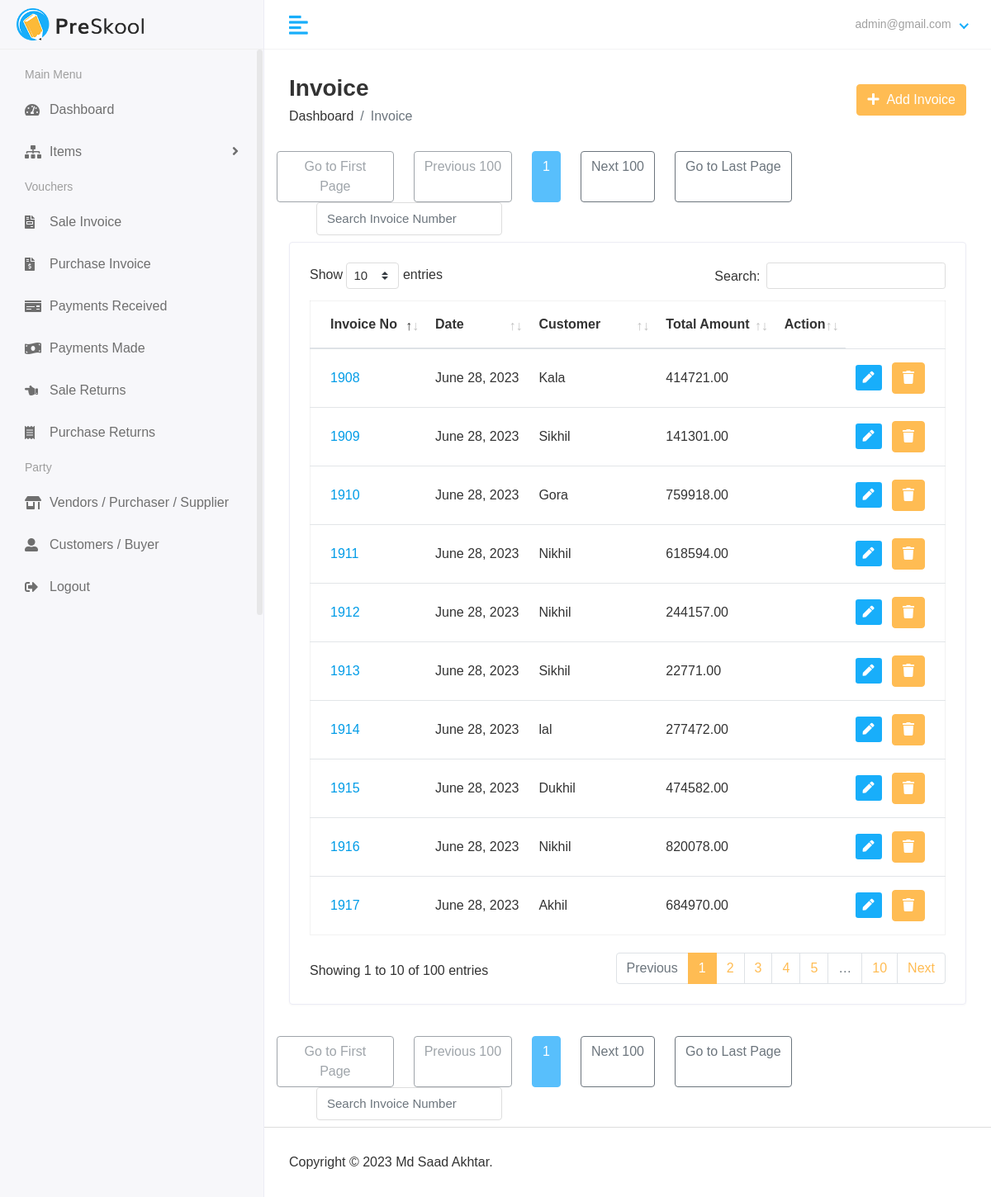
Page /finance/view_invoices/ (signed in) on the committed database.
### accounts/models.py (models this page shows)
class CustomUser(AbstractUser):
    def __str__(self):
        return self.email

### finance/models.py (models this page shows, shortened)
class Invoice(models.Model):
    invoice_no = models.CharField(_("invoice_no"), max_length=50)
    customer = models.ForeignKey(Customer,on_delete=models.CASCADE, null=True)
    date = models.DateField(_("date"), auto_now=False, auto_now_add=False)
    total_taxable_amount = models.DecimalField(max_digits=10, decimal_places=2,default=0)
    total_state_tax_amount = models.DecimalField(max_digits=10, decimal_places=2,default=0)
    total_central_tax_amount = models.DecimalField(max_digits=10, decimal_places=2,default=0)
    total_integrated_tax_amount = models.DecimalField(max_digits=10, decimal_places=2,default=0)
    total_amount = models.DecimalField(max_digits=10, decimal_places=2,default=0)
    extra_details = models.JSONField(null=True)
    shipping_details = models.ForeignKey(ShippingDetail,on_delete=models.CASCADE,null=True)
    valid = models.BooleanField(default=False)
    created_at = models.DateTimeField(auto_now_add=True,null = True)
    updated_at = models.DateTimeField(auto_now_add=True,null = True)
    changed_by_user = models.ForeignKey(CustomUser,null=True,on_delete=models.PROTECT)

class Customer(models.Model):
    name = models.CharField(_("name"), max_length=50)
    email = models.EmailField(_("email"), max_length=254,null=True)
    phone = models.CharField(_("phone"), max_length=50, null=True)
    address = models.TextField()
    state = models.IntegerField(choices=STATES,default=1)
    gstin = models.CharField(_("gstin"), max_length=15,null=True)
    pancard = models.CharField(_("pancard"), max_length=15,null=True)
    save_last_rate = models.IntegerField(choices=YES_NO,default=2)
    current_balance = models.DecimalField(max_digits=10, decimal_places=2,default=decimal.Decimal(0))
    created_at = models.DateTimeField(auto_now_add=True,null = True)
    updated_at = models.DateTimeField(auto_now_add=True,null = True)
    changed_by_user = models.ForeignKey(CustomUser,on_delete=models.PROTECT,null=True)
    def __str__(self):
        return self.name

### finance/views.py (the view)
# urls.py: path('view_invoices/',views.view_invoices,name="view_invoices"),
@login_required(login_url="account_login")
def view_invoices(request):
    if not request.user.has_perm('finance.view_invoice'):
        return HttpResponse("Permission Error. Sorry You are not authorised to visit this page")
    invoices = Invoice.objects.filter(valid=True).order_by('-id')
    pagination_applied = True
    if(invoices.count() < 1000):
        invoices_paged = invoices
        pagination_applied = False
    else:
        paginator = Paginator(invoices, 100)  # Show 100 invoices per page
        page_number = request.GET.get('page')
        invoices_paged = paginator.get_page(page_number)
    return render(request,"hod/view_invoice.html",{
        "invoices":invoices_paged,
        "pagination_applied":pagination_applied
    })

### finance/templates/hod/view_invoice.html (shortened to what this page needs)
{% extends 'base.html' %}
{% block content %}
<div class="main-wrapper">
  <div class="page-wrapper">
    <div class="content container-fluid">
      <div class="page-header">
        <div class="row align-items-center">
          <div class="col">
            <h3 class="page-title">Invoice</h3>
            <ul class="breadcrumb">
              <li class="breadcrumb-item">
                <a href="{% url 'finance_dashboard' %}">Dashboard</a>
              </li>
              <li class="breadcrumb-item active">Invoice</li>
            </ul>
          </div>
          <div class="col-auto text-right float-right ml-auto">
            <a href="{% url 'add_invoices' %}" class="btn btn-primary"
              ><i class="fas fa-plus"></i> &nbsp;Add Invoice
            </a>
          </div>
        </div>
      </div>
      {% if pagination_applied %}
      <div class="row pagination my-2">
          {% if invoices.number == 1 %}
            <a class="btn btn-outline-secondary disabled col-sm-2" href="?page=1">Go to First Page</a>
          {% else %}
            <a class="btn btn-outline-secondary col-sm-2" href="?page=1">Go to First Page</a>
          {% endif %}
          {% if invoices.has_previous %}
            <a class="btn btn-outline-secondary mx-4" href="?page={{ invoices.previous_page_number }}">Previous 100</a>
          {% else %}
            <a class="btn btn-outline-secondary mx-4 disabled" href="#">Previous 100</a>
          {% endif %}
          <span  class="current-page btn-info btn disabled ">{{ invoices.number }}</span>
          {% if invoices.has_next %}
              <a class="btn btn-outline-secondary mx-4" href="?page={{ invoices.next_page_number }}">Next 100</a>
            {% else %}
              <a class="btn btn-outline-secondary disabled mx-4" href="">Next 100</a>
          {% endif %}
          {% if invoices.number == invoices.paginator.num_pages %}
          <a class="btn btn-outline-secondary disabled col-sm-2" href="?page={{ invoices.paginator.num_pages }}">Go to Last Page</a>
          {% else %}
          <a class="btn btn-outline-secondary col-sm-2" href="?page={{ invoices.paginator.num_pages }}">Go to Last Page</a>
          {% endif %}
          <form action="" method="get" class="mx-5 ">
            <input type="text"
            class="form-control" style="display:inline;" name="" id="" placeholder="Search Invoice Number">
          </form>
          {% endif %}
      </div>
      <div class="row">
        <div class="col-sm-12">
          <div class="card card-table">
            <div class="card-body">
              <div class="table-responsive">
                <table id="table_id" class="table table-hover table-center mb-0">
                    <thead>
                      <tr>
                        <th>Invoice No</th>
                        <th>Date</th>
                        <th>Customer</th>
                        <th>Total Amount</th>
                        <th class="text-right">Action</th>
                      </tr>
                    </thead>
                    <tbody>
                      {% for i in invoices %}
                      <tr>
                          <td><a href="{% url 'edit_invoice' i.id %}">{{i.invoice_no}}</a></td>
                        <td>{{i.date}}</td>
                        <td>{{i.customer}}
                        </td>
                        <td colspan=2>{{i.total_amount}}</td>
                        <td class="text-right">
                          <div class="actions">
                            <a
                              href="{% url 'edit_invoice' i.id %}"
                              class="btn btn-sm bg-success-light mr-2"
                            >
                              <i class="fas fa-pen"></i>
                            </a>
                            <button type="button" class="btn btn-primary" data-toggle="modal" data-target="#modal-{{i.id}}">
                              <i class="fa fa-trash" aria-hidden="true"></i>
                            </button>
                          </div>
                        </td>
                      </tr>
                      {% endfor %}
                    </tbody>
                  </table>
              </div>
            </div>
          </div>
        </div>
      </div>
      {% if pagination_applied %}
      <div class="row my-2">
        {% if invoices.number == 1 %}
          <a class="btn btn-outline-secondary disabled col-sm-2" href="?page=1">Go to First Page</a>
        {% else %}
          <a class="btn btn-outline-secondary col-sm-2" href="?page=1">Go to First Page</a>
        {% endif %}
        {% if invoices.has_previous %}
          <a class="btn btn-outline-secondary mx-4" href="?page={{ invoices.previous_page_number }}">Previous 100</a>
        {% else %}
          <a class="btn btn-outline-secondary mx-4 disabled" href="#">Previous 100</a>
        {% endif %}
        <span  class="current-page btn-info btn disabled ">{{ invoices.number }}</span>
        {% if invoices.has_next %}
            <a class="btn btn-outline-secondary mx-4" href="?page={{ invoices.next_page_number }}">Next 100</a>
          {% else %}
            <a class="btn btn-outline-secondary disabled mx-4" href="">Next 100</a>
        {% endif %}
        {% if invoices.number == invoices.paginator.num_pages %}
        <a class="btn btn-outline-secondary disabled col-sm-2" href="?page={{ invoices.paginator.num_pages }}">Go to Last Page</a>
      {% else %}
      <a class="btn btn-outline-secondary col-sm-2" href="?page={{ invoices.paginator.num_pages }}">Go to Last Page</a>
        {% endif %}
      <div class="col-sm-1"></div>
        <form action="" method="get" class="mx-5 ">
            <input type="text"
            class="form-control" style="display:inline;" name="" id="" placeholder="Search Invoice Number">
        </form>
      </div>
      {% endif %}
    </div>
{% endblock content %}

### finance/templates/includes/header.html (shortened to what this page needs)
{% load static %}
<div class="header">
    <div class="header-left">
       <a href="index.html" class="logo">
       <img src="{% static 'assets/img/logo.png' %}" alt="Logo">
       </a>
    </div>
    <a href="javascript:void(0);" id="toggle_btn">
    <i class="fas fa-align-left"></i>
    </a>
    <ul class="nav user-menu">
       <li class="nav-item dropdown has-arrow">
          <a href="#" class="dropdown-toggle nav-link" data-toggle="dropdown">
          <span class="user-img">
            {% if request.user.first_name %}
               {{request.user.first_name}} {{request.user.last_name}}
            {% else %}
               {{request.user}}
            {% endif %}
         </span>
          </a>
       </li>
    </ul>
 </div>

### static/assets/css/style.css (style rules this page uses)
html { height: 100%; }
body { background-color: #fff; color: #333; font-family: 'Poppins', sans-serif; font-size: 1rem; height: 100%; line-height: 1.5; overflow-x: hidden; }
h1, h2, h3, h4, h5, h6 { font-family: 'Poppins', sans-serif; margin-top: 0; }
.form-control { border: 1px solid #ddd; box-shadow: none; color: #333; font-size: 15px; height: 40px; }
a { color: #009ce7; }
input, button, a { transition: all 0.4s ease; -moz-transition: all 0.4s ease; -o-transition: all 0.4s ease; -ms-transition: all 0.4s ease; -webkit-transition: all 0.4s ease; }
input, input:focus, button, button:focus { outline: none; }
input[type=text], input[type=password] { -webkit-appearance: none; -moz-appearance: none; appearance: none; }
ul, ol { padding: 0px; list-style: none; }
.table { color: #333; max-width: 100%; margin-bottom: 0; width: 100%; }
.table.dataTable { border-collapse: collapse !important; border: 1px solid rgba(0, 0, 0, 0.05); }
.table thead tr th { font-weight: 600; }
.table tbody tr { border-bottom: 1px solid rgba(0, 0, 0, 0.05); }
.table.table-center td, .table.table-center th { vertical-align: middle; }
.card-table .card-body .table > thead > tr > th { border-top: 0; }
.card-table .card-body .table tr td:first-child, .card-table .card-body .table tr th:first-child { padding-left: 1.5rem; }
.card-table .card-body .table tr td:last-child, .card-table .card-body .table tr th:last-child { padding-right: 1.5rem; }
.card-table .table td, .card-table .table th { border-top: 1px solid #e2e5e8; padding: 1rem 0.75rem; white-space: nowrap; }
.btn-primary { background-color: #FFBC53; border: 1px solid #FFBC53; }
.btn-info { background-color: #009efb; border: 1px solid #009efb }
.btn-info.disabled, .btn-info:disabled { background-color: #009efb; border-color: #009efb; color: #fff; }
.card { border: 1px solid #ececf5; box-shadow: 0 1px 3px 0 rgba(0, 0, 0, 0.03); margin-bottom: 1.875rem; }
.card-body { padding: 1.5rem; }
.bg-success-light { background-color: #18aefa; color: #fff; }
.header { background-color: #fff; border-bottom: 1px solid #f3f3f4; left: 0; position: fixed; right: 0; top: 0; z-index: 1001; height: 60px; }
.header .header-left { float: left; height: 60px; padding: 0 20px; position: relative; width: 320px; z-index: 1; transition: all 0.2s ease-in-out; background-color: #f7f7fa; border-bottom: 1px solid #efefef; border-right: 1px solid #ececf5; display: flex; align-items: center; }
.header .header-left .logo { display: inline-block; line-height: 60px; }
.header .header-left .logo img { max-height: 40px; width: auto; }
.header .dropdown-toggle:after { display: none; }
.header .has-arrow .dropdown-toggle:after { border-top: 0; border-left: 0; border-bottom: 2px solid #18aefa; border-right: 2px solid #18aefa; content: ''; height: 8px; display: inline-block; pointer-events: none; -webkit-transform-origin: 66% 66%; -ms-transform-origin: 66% 66%; transform-origin: 66% 66%; -webkit-transform: rotate(45deg); -ms-transform: rotate(45deg); transform: rotate(45deg); -webkit-transition: all 0.15s ease-in-out; transition: all 0.15s ease-in-out; width: 8px; vertical-align: 0px; }
.user-menu { float: right; margin: 0; position: relative; z-index: 99; padding-right: 15px; }
.user-menu.nav > li > a { color: #a0a0a0; font-size: 14px; line-height: 58px; padding: 0 15px; height: 60px; }
.user-img { margin-right: 3px; position: relative; }
.main-wrapper { width: 100%; height: 100vh; min-height: 100vh; }
.page-wrapper { margin-left: 320px; padding-top: 60px; position: relative; transition: all 0.4s ease; }
.page-wrapper > .content { padding: 1.875rem 1.875rem 0; }
.page-header { margin-bottom: 1.875rem; }
.page-header .breadcrumb { background-color: transparent; color: #6c757d; font-size: 1rem; font-weight: 500; margin-bottom: 0; padding: 0; }
.page-header .breadcrumb a { color: #333; }
.page-title { font-size: 28px; font-weight: 600; color: #333; margin-bottom: 5px; }
@media (min-width: 992px) { #toggle_btn { align-items: center; color: #18aefa; display: inline-flex; float: left; font-size: 26px; height: 60px; justify-content: center; margin-left: 15px; padding: 0 15px; } }

### rows in the picture
CustomUser: user "admin@gmail.com"
Invoice: invoice_no "1917", date "June 28, 2023", customer "Akhil", total_amount "684970.00"
Invoice: invoice_no "1916", date "June 28, 2023", customer "Nikhil", total_amount "820078.00"
Invoice: invoice_no "1915", date "June 28, 2023", customer "Dukhil", total_amount "474582.00"
Invoice: invoice_no "1914", date "June 28, 2023", customer "lal", total_amount "277472.00"
Invoice: invoice_no "1913", date "June 28, 2023", customer "Sikhil", total_amount "22771.00"
Invoice: invoice_no "1912", date "June 28, 2023", customer "Nikhil", total_amount "244157.00"
Invoice: invoice_no "1911", date "June 28, 2023", customer "Nikhil", total_amount "618594.00"
Invoice: invoice_no "1910", date "June 28, 2023", customer "Gora", total_amount "759918.00"
Invoice: invoice_no "1909", date "June 28, 2023", customer "Sikhil", total_amount "141301.00"
Invoice: invoice_no "1908", date "June 28, 2023", customer "Kala", total_amount "414721.00"

### other values in the picture
{{ invoices.number }} "1"
